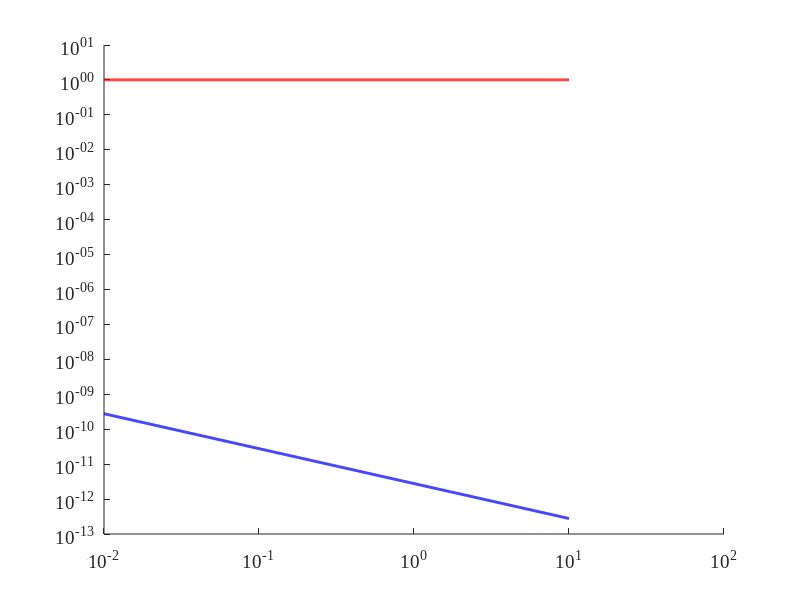
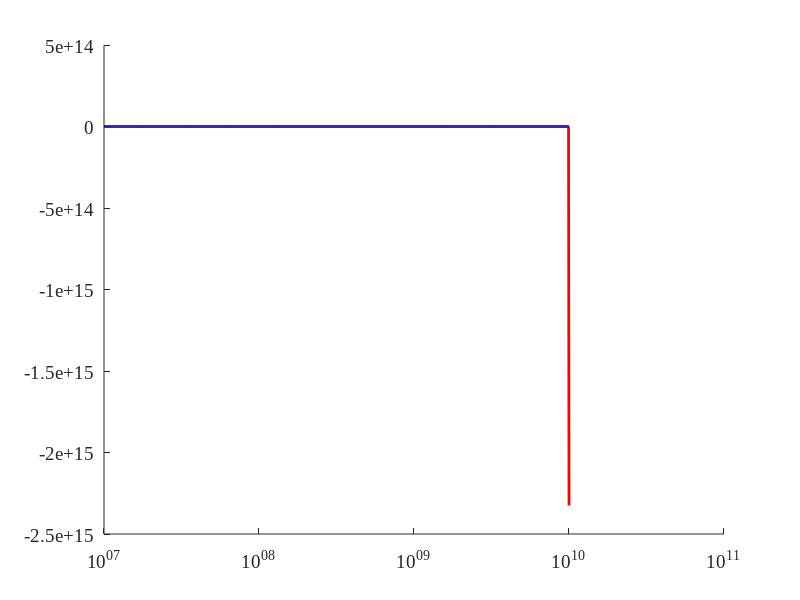
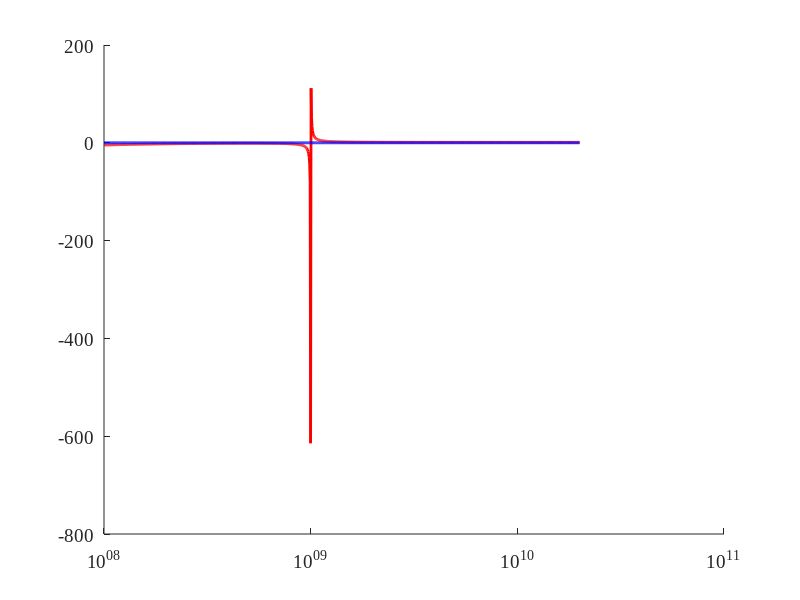

Write MATLAB code to recreate these figures, in order.
clear;

N = 1000;

E0min = 0.01;
E0max = 10;
E0(1:N) = 0.1;
factor = (E0max/E0min)^(1.0/(N-1));
E0(1) = E0min;
for i = 2:N,
    E0(i) = E0(i-1)*factor;
end;

E1min = 1E7;
E1max = 1E10;
E1(1:N) = 1E10;
factor = (E1max/E1min)^(1.0/(N-1));
E1(1) = E1min;
for i = 2:N,
    E1(i) = E1(i-1)*factor;
end;

gmin = 1E8;
gmax = 2E10;
gam(1:N) = 2E10;
factor = (gmax/gmin)^(1.0/(N-1));
gam(1) = gmin;
for i = 2:N,
    gam(i) = gam(i-1)*factor;
end;

index0 = 10;
index1 = 10;
indexg = 10;

s1(1:N)=0;
s2(1:N)=0;
s3(1:N)=0;
q1(1:N)=0;
q2(1:N)=0;
q3(1:N)=0;



set(0,'DefaultAxesFontSize',14,'DefaultAxesFontName','Times New Roman');
set(0,'DefaultTextFontSize',20,'DefaultTextFontName','Times New Roman'); 

figure(1);
hold on;
set(gca, 'YScale', 'log');
set(gca, 'XScale', 'log');

for i = 1:N,
    index0 = i;
    e1 = 1E9;
    g0 = 1E10;
    G = 4*E0(index0)*g0;
    q = e1/((g0 - e1)*G);
    q1(i) = q;
    s1(i) = 2*q*log(q) + 1 + q - 2*q*q +0.5*q*q*(1-q)*G*G/(1+q*G);
end;
plot(E0(1:N),s1(1:N),'red','LineWidth',2);
plot(E0(1:N),q1(1:N),'blue','LineWidth',2);

figure(2);
hold on;
%set(gca, 'YScale', 'log');
set(gca, 'XScale', 'log');

index0 = 10;
for i = 1:N,
    index1 = i;
    e0 = 1.0;
    g0 = 1E10;
    G = 4*e0*g0;
    q = E1(index1)/((g0 - E1(index1))*G);
    q2(i) = q;
    s2(i) = 2*q*log(q) + 1 + q - 2*q*q +0.5*q*q*(1-q)*G*G/(1+q*G);
end;
plot(E1(1:N),s2(1:N),'red','LineWidth',2);
plot(E1(1:N),q2(1:N),'blue','LineWidth',2);

figure(3);
hold on;
%set(gca, 'YScale', 'log');
set(gca, 'XScale', 'log');
index1 = 10;
for i = 1:N,
    indexg = i;
    e0 = 1.0;
    e1 = 1E9;
    G = 4*e0*gam(indexg);
    q = e1/((gam(indexg) - e1)*G);
    q3(i) = q;
    s3(i) = 2*q*log(q) + 1 + q - 2*q*q +0.5*q*q*(1-q)*G*G/(1+q*G);
end;
plot(gam(1:N),s3(1:N),'red','LineWidth',2);
plot(gam(1:N),q3(1:N),'blue','LineWidth',2);
